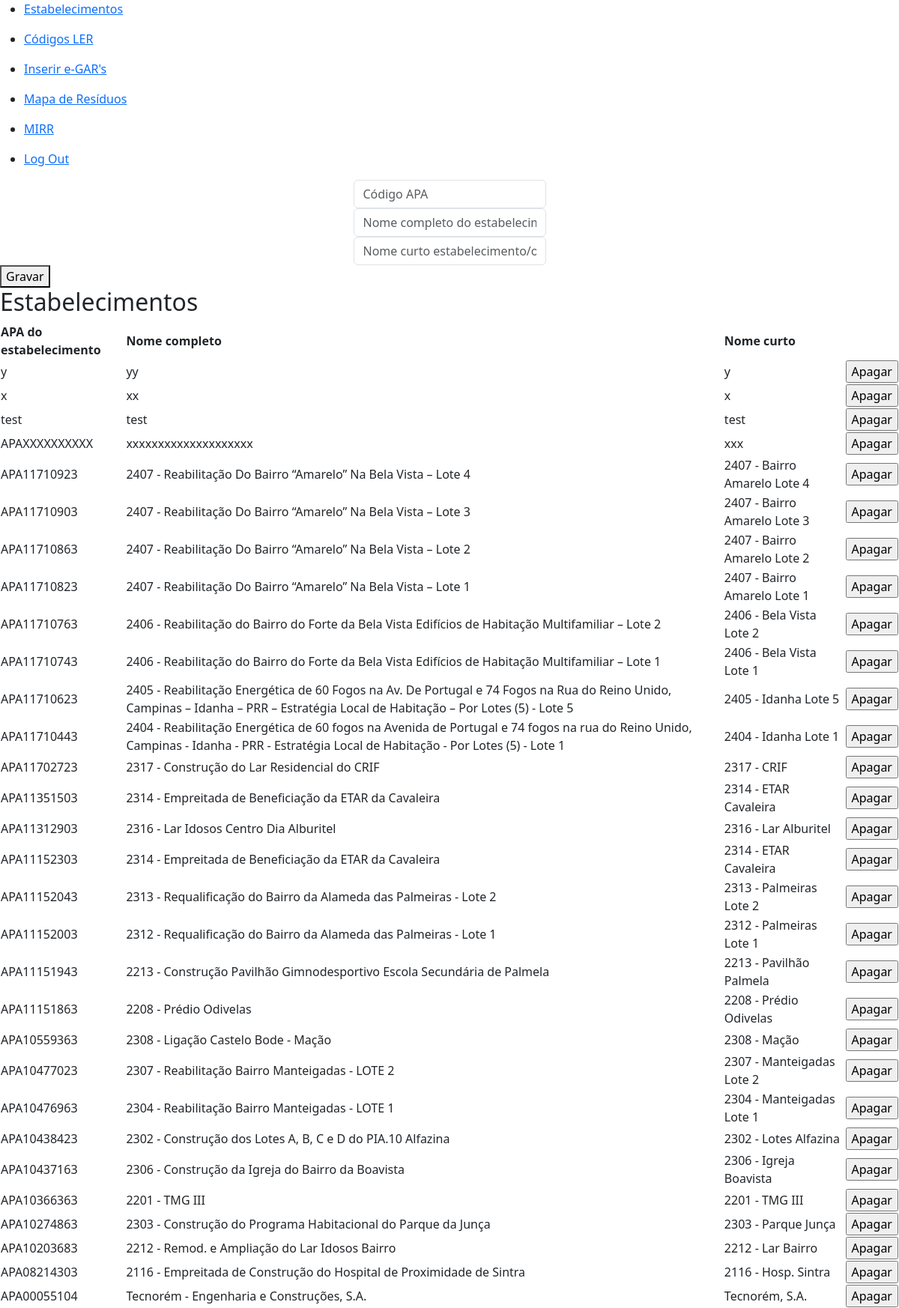
The app's page /establishments (signed in) with its own data.
### tables this page shows
CREATE TABLE apa_code_contract (
    apa_code TEXT NOT NULL UNIQUE,
    contract_full TEXT NOT NULL,
    contract_short TEXT NOT NULL
);

### app.py (the view, shortened to what this page needs)
@app.route("/establishments", methods=["GET", "POST"])
@login_required
def establishments():
    if request.method == "GET":
        all_estab = db.execute("SELECT apa_code,contract_full,contract_short \
            FROM apa_code_contract ORDER BY apa_code DESC")
        return render_template("establishments.html", all_estab=all_estab)

### helpers.py (called while the page is built)
def login_required(f):
    @wraps(f)
    def decorated_function(*args, **kwargs):
        if session.get("user_id") is None:
            return redirect("/login")
        return f(*args, **kwargs)
    return decorated_function

### templates/establishments.html (shortened to what this page needs)
{% extends "layout.html" %}
{% block main %}
<form action="/establishments" method="post">
    <div>
        <input autocomplete="off" autofocus class="form-control mx-auto w-auto" name="apa_code" placeholder="Código APA" type="text">
    </div>
    <div>
        <input autocomplete="off" autofocus class="form-control mx-auto w-auto" name="nome_estab" placeholder="Nome completo do estabelecimento/obra" type="text">
    </div>
    <div>
        <input autocomplete="off" autofocus class="form-control mx-auto w-auto" name="nome_estab_curto" placeholder="Nome curto estabelecimento/obra" type="text">
    </div>
    <button type="submit">Gravar</button>
</form>
<h2>Estabelecimentos</h2>
<table style="width:100%">
    <thead>
        <tr>
            <th>APA do estabelecimento</th>
            <th>Nome completo</th>
            <th>Nome curto</th>
        </tr>
    </thead>
    <tbody>
        {% for row in all_estab %}
        <tr>
            <td>{{ row.apa_code }}</td>
            <td>{{ row.contract_full }}</td>
            <td>{{ row.contract_short }}</td>
            <td>
                <form action="/delete_estab" method="post">
                    <div>
                        <input class="delete_button" type="submit" value="Apagar">
                    </div>
                </form>
            </td>
        </tr>
        {% endfor %}
    </tbody>
</table>
{% endblock %}

### records on screen
apa_code_contract: apa_code "y", contract_full "yy", contract_short "y"
apa_code_contract: apa_code "x", contract_full "xx", contract_short "x"
apa_code_contract: apa_code "test", contract_full "test", contract_short "test"
apa_code_contract: apa_code "APAXXXXXXXXXX", contract_full "xxxxxxxxxxxxxxxxxxxx", contract_short "xxx"
apa_code_contract: apa_code "APA11710923", contract_full "2407 - Reabilitação Do Bairro “Amarelo” Na Bela Vista – Lote 4", contract_short "2407 - Bairro Amarelo Lote 4"
apa_code_contract: apa_code "APA11710903", contract_full "2407 - Reabilitação Do Bairro “Amarelo” Na Bela Vista – Lote 3", contract_short "2407 - Bairro Amarelo Lote 3"
apa_code_contract: apa_code "APA11710863", contract_full "2407 - Reabilitação Do Bairro “Amarelo” Na Bela Vista – Lote 2", contract_short "2407 - Bairro Amarelo Lote 2"
apa_code_contract: apa_code "APA11710823", contract_full "2407 - Reabilitação Do Bairro “Amarelo” Na Bela Vista – Lote 1", contract_short "2407 - Bairro Amarelo Lote 1"
apa_code_contract: apa_code "APA11710763", contract_full "2406 - Reabilitação do Bairro do Forte da Bela Vista Edifícios de Habitação Multifamiliar – Lote 2", contract_short "2406 - Bela Vista Lote 2"
apa_code_contract: apa_code "APA11710743", contract_full "2406 - Reabilitação do Bairro do Forte da Bela Vista Edifícios de Habitação Multifamiliar – Lote 1", contract_short "2406 - Bela Vista Lote 1"
apa_code_contract: apa_code "APA11710623", contract_full "2405 - Reabilitação Energética de 60 Fogos na Av. De Portugal e 74 Fogos na Rua do Reino Unido, Campinas – Idanha – PRR – Estratégia Local de Habitação – Por Lotes (5) - Lote 5", contract_short "2405 - Idanha Lote 5"
apa_code_contract: apa_code "APA11710443", contract_full "2404 - Reabilitação Energética de 60 fogos na Avenida de Portugal e 74 fogos na rua do Reino Unido, Campinas - Idanha - PRR - Estratégia Local de Habitação - Por Lotes (5) - Lote 1", contract_short "2404 - Idanha Lote 1"
apa_code_contract: apa_code "APA11702723", contract_full "2317 - Construção do Lar Residencial do CRIF", contract_short "2317 - CRIF"
apa_code_contract: apa_code "APA11351503", contract_full "2314 - Empreitada de Beneficiação da ETAR da Cavaleira", contract_short "2314 - ETAR Cavaleira"
apa_code_contract: apa_code "APA11312903", contract_full "2316 - Lar Idosos Centro Dia Alburitel", contract_short "2316 - Lar Alburitel"
apa_code_contract: apa_code "APA11152303", contract_full "2314 - Empreitada de Beneficiação da ETAR da Cavaleira", contract_short "2314 - ETAR Cavaleira"
apa_code_contract: apa_code "APA11152043", contract_full "2313 - Requalificação do Bairro da Alameda das Palmeiras - Lote 2", contract_short "2313 - Palmeiras Lote 2"
apa_code_contract: apa_code "APA11152003", contract_full "2312 - Requalificação do Bairro da Alameda das Palmeiras - Lote 1", contract_short "2312 - Palmeiras Lote 1"
apa_code_contract: apa_code "APA11151943", contract_full "2213 - Construção Pavilhão Gimnodesportivo Escola Secundária de Palmela", contract_short "2213 - Pavilhão Palmela"
apa_code_contract: apa_code "APA11151863", contract_full "2208 - Prédio Odivelas", contract_short "2208 - Prédio Odivelas"
apa_code_contract: apa_code "APA10559363", contract_full "2308 - Ligação Castelo Bode - Mação", contract_short "2308 - Mação"
apa_code_contract: apa_code "APA10477023", contract_full "2307 - Reabilitação Bairro Manteigadas - LOTE 2", contract_short "2307 - Manteigadas Lote 2"
apa_code_contract: apa_code "APA10476963", contract_full "2304 - Reabilitação Bairro Manteigadas - LOTE 1", contract_short "2304 - Manteigadas Lote 1"
apa_code_contract: apa_code "APA10438423", contract_full "2302 - Construção dos Lotes A, B, C e D do PIA.10 Alfazina", contract_short "2302 - Lotes Alfazina"
apa_code_contract: apa_code "APA10437163", contract_full "2306 - Construção da Igreja do Bairro da Boavista", contract_short "2306 - Igreja Boavista"
apa_code_contract: apa_code "APA10366363", contract_full "2201 - TMG III", contract_short "2201 - TMG III"
apa_code_contract: apa_code "APA10274863", contract_full "2303 - Construção do Programa Habitacional do Parque da Junça", contract_short "2303 - Parque Junça"
apa_code_contract: apa_code "APA10203683", contract_full "2212 - Remod. e Ampliação do Lar Idosos Bairro", contract_short "2212 - Lar Bairro"
apa_code_contract: apa_code "APA08214303", contract_full "2116 - Empreitada de Construção do Hospital de Proximidade de Sintra", contract_short "2116 - Hosp. Sintra"
apa_code_contract: apa_code "APA00055104", contract_full "Tecnorém - Engenharia e Construções, S.A.", contract_short "Tecnorém, S.A."
